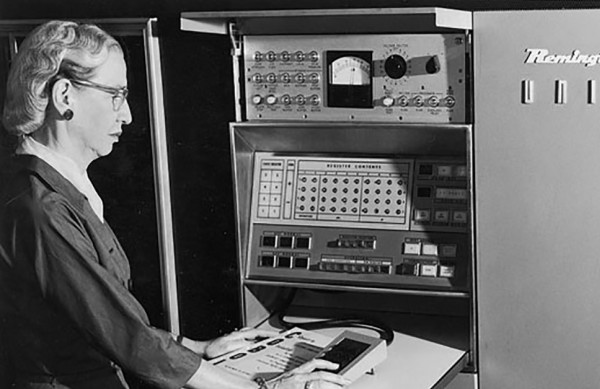
#> input picture grace_hopper.png, 600 x 389 px
$ python corners.py
#> lines starting #> are read from the running program, lines starting #| are printed output that depends on the picture
import os
import numpy as np
import scipy.ndimage
from PIL import Image
import matplotlib.pyplot as plt
import matplotlib.colors as colors

# ---------------- 图像工具函数 ----------------

def read_img(path):
    """
    读取图像为灰度图像，并转换为 float32 格式的 numpy 数组。
    """
    img = Image.open(path).convert('L')  # 转为灰度图
    return np.array(img).astype(np.float32)

def save_img(img, path):
    """
    将图像归一化到 0~255 范围并保存为 uint8 PNG 文件。
    """
    img = img - img.min()
    if img.max() != 0:
        img = img / img.max()
    img = (img * 255).astype(np.uint8)
    Image.fromarray(img).save(path)
    print(f"Saved: {path}")

# ---------------- ✅ 任务一：corner_score ----------------

def corner_score(image, u=0, v=0, window_size=(5, 5)):
    """
    计算图像中每个像素点的角点响应得分 E(u,v)
    E(u,v) = sum over W of (I(x,y) - I(x+u,y+v))^2
    """
    shifted = np.roll(image, shift=(v, u), axis=(0, 1))
    diff_squared = (image - shifted) ** 2
    window = np.ones(window_size)
    score = scipy.ndimage.convolve(diff_squared, window, mode='constant')
    return score

# ---------------- ✅ 任务二：harris_detector ----------------

def harris_detector(image, window_size=(5, 5), k=0.05):
    """
    实现 Harris 角点响应函数：R = det(M) - k * (trace(M))^2
    """
    Ix = scipy.ndimage.sobel(image, axis=1, mode='constant')  # dx
    Iy = scipy.ndimage.sobel(image, axis=0, mode='constant')  # dy
    Ixx, Iyy, Ixy = Ix**2, Iy**2, Ix*Iy

    window = np.ones(window_size)
    Sxx = scipy.ndimage.convolve(Ixx, window, mode='constant')
    Syy = scipy.ndimage.convolve(Iyy, window, mode='constant')
    Sxy = scipy.ndimage.convolve(Ixy, window, mode='constant')

    det = Sxx * Syy - Sxy ** 2
    trace = Sxx + Syy
    R = det - k * (trace ** 2)

    return R

# ---------------- ✅ 主函数 ----------------

def main():
    img = read_img('./grace_hopper.png')
#> in read_img, img is the input picture: PIL image 600x389 L; min 0, max 255, mean 95.6
    os.makedirs('./feature_detection', exist_ok=True)

    # ---------- 任务一：corner_score ----------
    offsets = [(0, 5), (0, -5), (5, 0), (-5, 0)]
    for u, v in offsets:
        score = corner_score(img, u=u, v=v, window_size=(5, 5))
        save_img(score, f'./feature_detection/corner_score_u{u}_v{v}.png')
#> this loop made 4 passes
#> pass 1, in corner_score, `shifted = np.roll(image, shift=(v, u), axis=(0, 1))`:
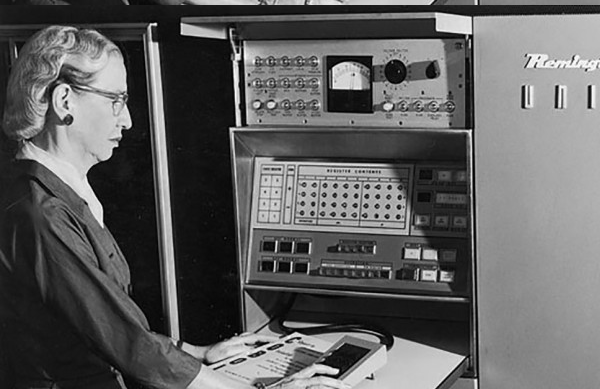
#> shifted: shape (389, 600) float32; min 0, max 255, mean 95.6
#> after the loop:
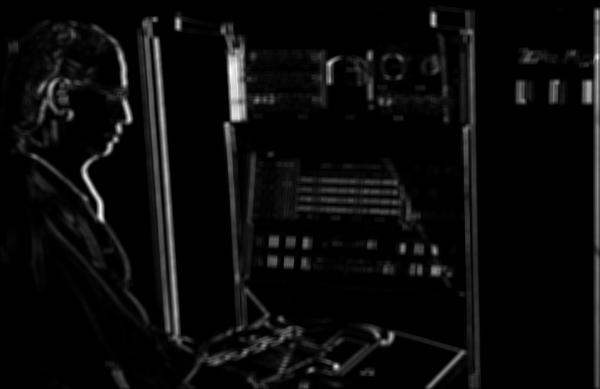
#> score: shape (389, 600) float32; min 0, max 1000371, mean 45513.1; drawn with min black and max white

    # ---------- 任务二：harris_detector ----------
    harris_response = harris_detector(img, window_size=(5, 5), k=0.05)
#> in harris_detector, `Ixx, Iyy, Ixy = Ix**2, Iy**2, Ix*Iy`:
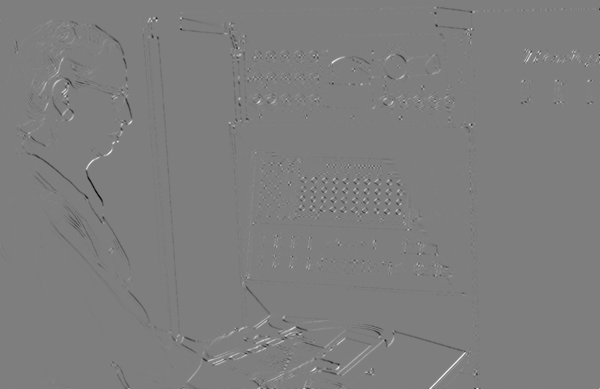
#> Ixy: shape (389, 600) float32; min -387096, max 391281, mean -351.9; drawn with min black and max white
#> in harris_detector, `trace = Sxx + Syy`:
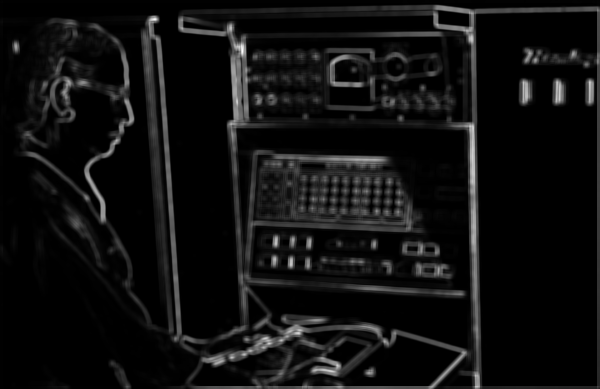
#> trace: shape (389, 600) float32; min 18, max 10223170, mean 661766.8; drawn with min black and max white
#> in harris_detector, `R = det - k * (trace ** 2)`:
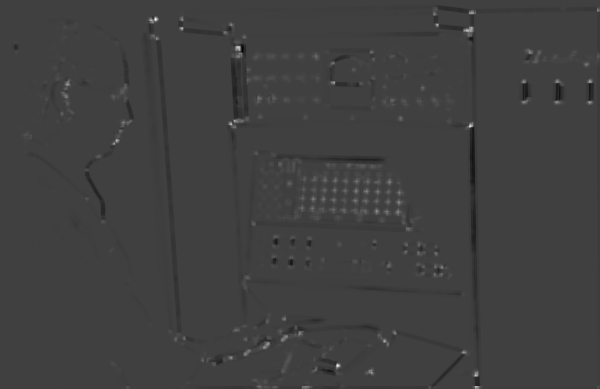
#> R: shape (389, 600) float32; min -4.73e+12, max 1.41e+13, mean 263252672; drawn with min black and max white
    save_img(harris_response, './feature_detection/harris_response.png')

    # ---------- 🔥 改进热力图 ----------
    response_clipped = np.clip(harris_response, 0, np.percentile(harris_response, 99))
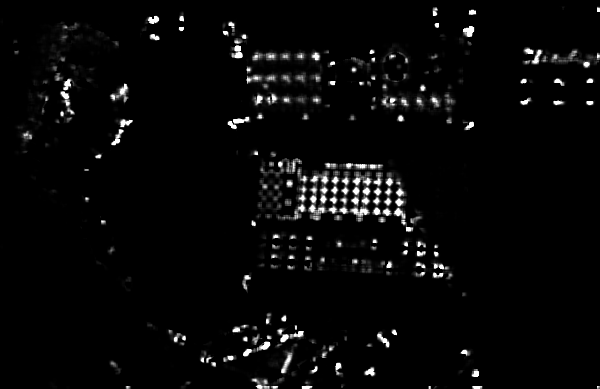
#> response_clipped: shape (389, 600) float32; min 0, max 1.39e+12, mean 4.42e+10; drawn with min black and max white

    plt.figure(figsize=(8, 6))
    plt.imshow(response_clipped, cmap='hot',
               norm=colors.Normalize(vmin=0, vmax=response_clipped.max()))
    plt.colorbar(label='Harris Response')
    plt.title('Harris Corner Heatmap')
    plt.axis('off')
    plt.tight_layout()
    plt.savefig('./feature_detection/harris_heatmap.png', dpi=300)
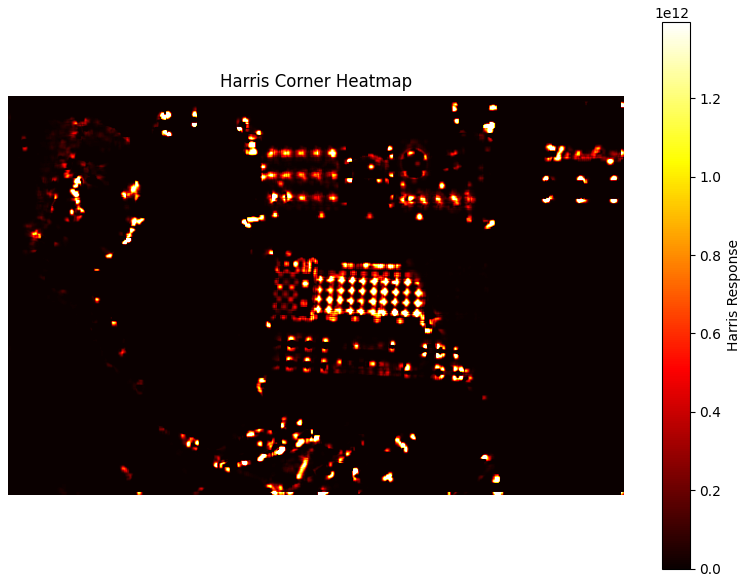
#> figure drawn by matplotlib, 2 panels
    plt.close()

    print("✅ 美化后的热力图已保存为 ./feature_detection/harris_heatmap.png")

if __name__ == "__main__":
    main()

# import os
# import numpy as np
# import scipy.ndimage
# from PIL import Image
# import matplotlib.pyplot as plt  # 用于绘制热力图
#
# # ---------------- 图像工具函数 ----------------
#
# def read_img(path):
#     """
#     读取图像为灰度图像，并转换为 float32 格式的 numpy 数组。
#     """
#     img = Image.open(path).convert('L')  # 转为灰度图
#     return np.array(img).astype(np.float32)
#
# def save_img(img, path):
#     """
#     将图像归一化到 0~255 范围并保存为 uint8 PNG 文件。
#     """
#     img = img - img.min()
#     img = img / img.max()
#     img = (img * 255).astype(np.uint8)
#     Image.fromarray(img).save(path)
#     print(f"Saved: {path}")
#
# # ---------------- ✅ 任务一：corner_score ----------------
#
# def corner_score(image, u=0, v=0, window_size=(5, 5)):
#     """
#     计算图像中每个像素点的角点响应得分 E(u,v)
#     E(u,v) = sum over W of (I(x,y) - I(x+u,y+v))^2
#
#     参数:
#     - image: 输入图像（灰度图）
#     - u, v: 偏移量
#     - window_size: 卷积窗口大小
#
#     返回:
#     - score: 响应图（H x W）
#     """
#     # 平移图像
#     shifted = np.roll(image, shift=(v, u), axis=(0, 1))
#
#     # 差值平方
#     diff_squared = (image - shifted) ** 2
#
#     # 局部窗口（全1核）
#     window = np.ones(window_size)
#
#     # 使用卷积做局部求和
#     score = scipy.ndimage.convolve(diff_squared, window, mode='constant')
#     return score
#
# # ---------------- ✅ 任务二：harris_detector ----------------
#
# def harris_detector(image, window_size=(5, 5), k=0.05):
#     """
#     实现 Harris 角点响应函数：
#     R = det(M) - k * (trace(M))^2
#
#     参数：
#     - image: 输入灰度图像 (H x W)
#     - window_size: 窗口大小
#     - k: Harris 参数（一般取 0.04~0.06）
#
#     返回：
#     - response: 每个像素的 Harris 响应值图
#     """
#     # 图像梯度（使用 Sobel）
#     Ix = scipy.ndimage.sobel(image, axis=1, mode='constant')  # dx
#     Iy = scipy.ndimage.sobel(image, axis=0, mode='constant')  # dy
#
#     # 构造结构张量分量
#     Ixx = Ix ** 2
#     Iyy = Iy ** 2
#     Ixy = Ix * Iy
#
#     # 对每个结构张量元素进行窗口加权求和（平滑）
#     window = np.ones(window_size)
#     Sxx = scipy.ndimage.convolve(Ixx, window, mode='constant')
#     Syy = scipy.ndimage.convolve(Iyy, window, mode='constant')
#     Sxy = scipy.ndimage.convolve(Ixy, window, mode='constant')
#
#     # 计算 Harris 响应值
#     det = Sxx * Syy - Sxy ** 2
#     trace = Sxx + Syy
#     R = det - k * (trace ** 2)
#
#     return R
#
# # ---------------- ✅ 主函数 ----------------
#
# def main():
#     # 读取图像
#     img = read_img('./grace_hopper.png')
#
#     # 创建输出目录
#     if not os.path.exists('./feature_detection'):
#         os.makedirs('./feature_detection')
#
#     # ---------- 任务一：corner_score ----------
#     offsets = [(0, 5), (0, -5), (5, 0), (-5, 0)]
#     window_size = (5, 5)
#     for u, v in offsets:
#         score = corner_score(img, u=u, v=v, window_size=window_size)
#         filename = f'./feature_detection/corner_score_u{u}_v{v}.png'
#         save_img(score, filename)
#
#     # ---------- 任务二：harris_detector ----------
#     harris_response = harris_detector(img, window_size=(5, 5), k=0.05)
#
#     # 保存归一化响应图（灰度图）
#     save_img(harris_response, './feature_detection/harris_response.png')
#
#     # 保存热力图（彩色）
#     plt.figure(figsize=(8, 6))
#     plt.imshow(harris_response, cmap='jet')
#     plt.colorbar(label='Harris Response')
#     plt.title('Harris Corner Response Heatmap')
#     plt.axis('off')
#     plt.tight_layout()
#     plt.savefig('./feature_detection/harris_heatmap.png')
#     plt.close()
#     print("Saved: ./feature_detection/harris_heatmap.png")
#
# if __name__ == "__main__":
#     main()

# import os
# import numpy as np
# import scipy.ndimage
# from PIL import Image
#
# # 读取图像函数（灰度）
# def read_img(path):
#     img = Image.open(path).convert('L')  # 转为灰度图
#     return np.array(img).astype(np.float32)
#
# # 保存图像函数（归一化）
# def save_img(img, path):
#     img = img - img.min()
#     img = img / img.max()
#     img = (img * 255).astype(np.uint8)
#     Image.fromarray(img).save(path)
#     print(f"Saved: {path}")
#
# # ✅ 任务一核心函数
# def corner_score(image, u=0, v=0, window_size=(5, 5)):
#     """
#     计算图像中每个像素点的角点响应得分 E(u,v)
#
#     参数:
#     - image: 输入图像（灰度图）
#     - u, v: 偏移量
#     - window_size: 局部求和窗口大小
#
#     返回:
#     - score: 响应图（H x W）
#     """
#
#     # 使用 np.roll 实现图像平移（v 是 y 方向，u 是 x 方向）
#     shifted = np.roll(image, shift=(v, u), axis=(0, 1))
#
#     # 差值的平方项
#     diff_squared = (image - shifted) ** 2
#
#     # 构造卷积窗口（全1的窗口）
#     window = np.ones(window_size)
#
#     # 对每个像素局部区域求和，实现响应图
#     score = scipy.ndimage.convolve(diff_squared, window, mode='constant')
#
#     return score
#
# # ✅ 主程序
# def main():
#     # 读取图像
#     img = read_img('./grace_hopper.png')
#
#     # 创建输出目录
#     if not os.path.exists('./feature_detection'):
#         os.makedirs('./feature_detection')
#
#     # 指定偏移量列表
#     offsets = [(0, 5), (0, -5), (5, 0), (-5, 0)]
#     window_size = (5, 5)
#
#     # 依次计算每个偏移量对应的响应图并保存
#     for u, v in offsets:
#         score = corner_score(img, u=u, v=v, window_size=window_size)
#         filename = f'./feature_detection/corner_score_u{u}_v{v}.png'
#         save_img(score, filename)
#
# if __name__ == "__main__":
#     main()


# import os
#
# import numpy as np
# import scipy.ndimage
# # Use scipy.ndimage.convolve() for convolution.
# # Use zero padding (Set mode = 'constant'). Refer docs for further info.
#
# from PIL import Image
#
# from common import read_img, save_img
#
#
# def corner_score(image, u=5, v=5, window_size=(5, 5)):
#     """
#     Given an input image, x_offset, y_offset, and window_size,
#     return the function E(u,v) for window size W
#     corner detector score for that pixel.
#     Use zero-padding to handle window values outside of the image.
#
#     Input- image: H x W
#            u: a scalar for x offset
#            v: a scalar for y offset
#            window_size: a tuple for window size
#
#     Output- results: a image of size H x W
#     """
#     output = None
#     return output
#
#
# def harris_detector(image, window_size=(5, 5)):
#     """
#     Given an input image, calculate the Harris Detector score for all pixels
#     You can use same-padding for intensity (or 0-padding for derivatives)
#     to handle window values outside of the image.
#
#     Input- image: H x W
#     Output- results: a image of size H x W
#     """
#     # compute the derivatives
#     Ix = None
#     Iy = None
#
#     Ixx = None
#     Iyy = None
#     Ixy = None
#
#     # For each image location, construct the structure tensor and calculate
#     # the Harris response
#     response = None
#
#     return response
#
#
# def main():
#     img = read_img('./grace_hopper.png')
#
#     # Feature Detection
#     if not os.path.exists("./feature_detection"):
#         os.makedirs("./feature_detection")
#
#     # -- TODO Task 1: Corner Score --
#     # (a): Complete corner_score()
#
#     # (b)
#     # Define offsets and window size and calulcate corner score
#     u, v, W = None, None, None
#
#     score = corner_score(img, u, v, W)
#     save_img(score, "./feature_detection/corner_score.png")
#
#     # -- TODO Task 2: Harris Corner Detector --
#     # (a): Complete harris_detector()
#
#     # (b)
#     harris_corners = harris_detector(img)
#     save_img(harris_corners, "./feature_detection/harris_response.png")
#
#
# if __name__ == "__main__":
#     main()
